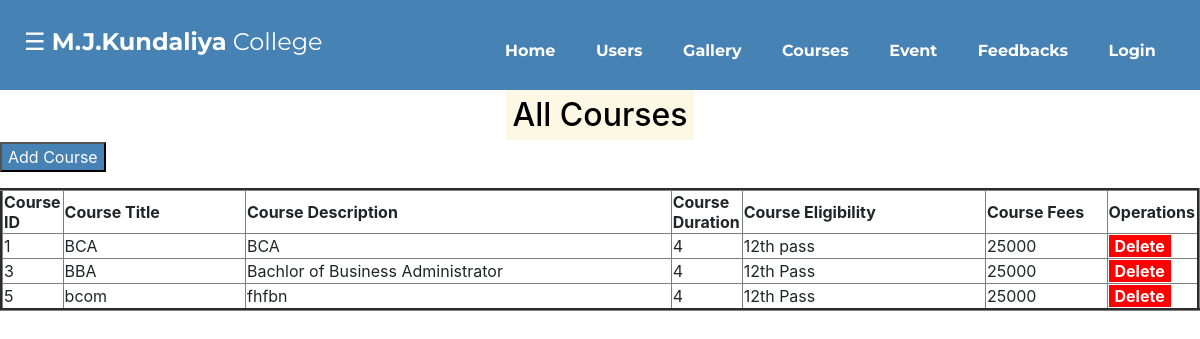
/courses.php, run on the app's committed database.
### tables this page shows
CREATE TABLE `courses` (
  `course_id` int(10) NOT NULL,
  `course_title` varchar(50) NOT NULL,
  `course_desc` varchar(500) NOT NULL,
  `course_duration` varchar(3) NOT NULL,
  `course_eligibility` varchar(20) NOT NULL,
  `course_fees` int(10) NOT NULL
);

### courses.php (the view, shortened to what this page needs)
<html>
<head>
</head>
<body>
<?php
include("header.php");
$query = "select * from courses " ;
$data = mysqli_query($conn,$query);
$total = mysqli_num_rows($data);
?>
<br><br><br><br>
<h2 align="center"><mark>All Courses</mark></h2>
<form action="add_course.php" method="POST">
<input type="submit" name="submit" value="Add Course" class="add">
</form>
<?php
if($total!=0)
{?>
<center><table border = "3" cellspacing =  "7" width = "100%" >
<tr>
<th width="5%">Course ID</th>
<th width="15%">Course Title</th>
<th width="35%">Course Description</th>
<th width="5%">Course Duration</th>
<th width="20%">Course Eligibility</th>
<th width="10%">Course Fees</th>
<th width="5%">Operations</th>
</tr>
<?php
while($result = mysqli_fetch_assoc($data))
{
    echo "<tr>
    <td>".$result['course_id']."</td>
    <td>".$result['course_title']."</td>
    <td>".$result['course_desc']."</td>
    <td>".$result['course_duration']."</td>
    <td>".$result['course_eligibility']."</td>
    <td>".$result['course_fees']."</td>
	<td>
    <a href='delete_course.php?cid=" . $result['course_id'] . "'><input type='submit' value='Delete' class='delete' onclick='return checkdelete()'></a>
	</td>
 </tr>";
}
}
else
{
  echo "<script>alert('No record found...')</script>" ;
}
?>
</body>
</html>

### header.php (shortened to what this page needs)
<!DOCTYPE html>
<html lang="en">
<head>
  <link rel="stylesheet" href="https://maxcdn.bootstrapcdn.com/bootstrap/4.1.3/css/bootstrap.min.css">
   <link href="https://maxcdn.bootstrapcdn.com/font-awesome/4.7.0/css/font-awesome.min.css" rel="stylesheet" >
</head>
<body>
  <nav>
<div id="main">
      <span style="font-size:24px;cursor:pointer" onclick="openNav()"> &#9776 <strong> M.J.Kundaliya</strong> College </span></div>
        <ul class="links">
      <li><a href="dashboard.php">Home</a></li>
	  <li><a href="userdetails.php">Users</a></li>
      <li><a href="gallary.php">Gallery</a></li>
	  <li><a href="courses.php">Courses</a></li>
      <li><a href="events.php">Event</a></li>
      <li><a href="feedback.php">Feedbacks</a></li>
	  <li><a href="login.php">Login</a></li>
	     </ul>
  </nav>
</body>
</html>

### courses.php (style rules this page uses)
body { background : white; }
table { margin-top:0px; background : white; }
.update, .delete { background-color : green; color:white; border:0; outline:none; border_radius:50px; font-weight:bold; cursor:pointer; }
.delete { background-color : red; }
.add { background-color : #4682B4; color:white; cursor:pointer; }

### header.php (style rules this page uses)
body { padding: 0; margin: 0; }
#main { transition: margin-left :10px; color:white; font-family: "Montserrat", "sans-serif"; padding: 0px; }
nav { position: fixed; z-index: 10; left: 0; right: 0; top: 0; font-family: "Montserrat", "sans-serif"; height: 90px; background-color: #4682B4; padding: 2%; }
nav .links { float: right; padding: 0; margin: 0; width: 60%; height: 100%; display: flex; justify-content: space-around; align-items: center; }
nav .links li { list-style: none; align-items: center; }
nav .links a { display: block; padding: 0px 0px 60px 0px; font-size: 16px; font-weight: bold; color: #fff; text-decoration: none; position: relative; }
nav .links a::before { content: ""; position: absolute; bottom: 0; left: 0; width: 100%; height: 2px; background-color: black; visibility: hidden; transition: all 0.3s ease-in-out 0s; }

### data on the page
courses: course_id "1", course_title "BCA", course_desc "BCA", course_duration "4", course_eligibility "12th pass", course_fees "25000"
courses: course_id "3", course_title "BBA", course_desc "Bachlor of Business Administrator", course_duration "4", course_eligibility "12th Pass", course_fees "25000"
courses: course_id "5", course_title "bcom", course_desc "fhfbn", course_duration "4", course_eligibility "12th Pass", course_fees "25000"
